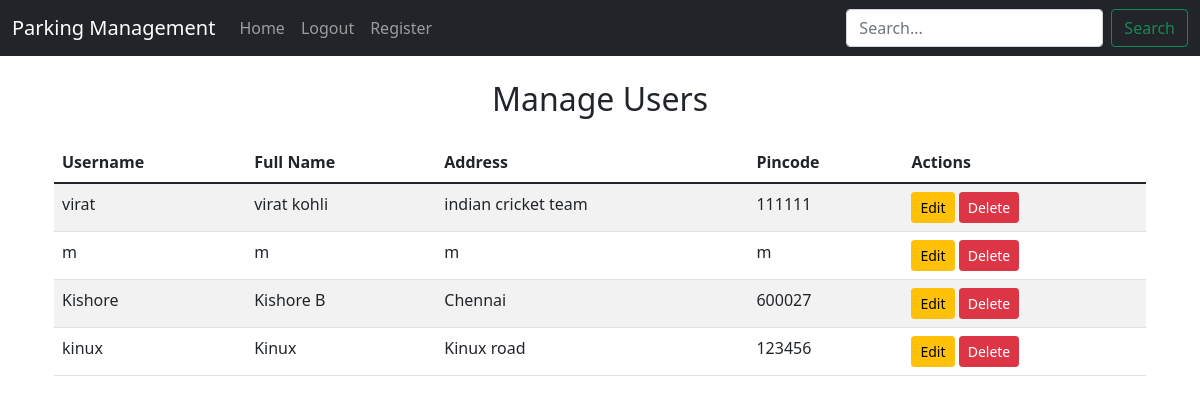
Page /admin_user (signed in) on the earlier database version.
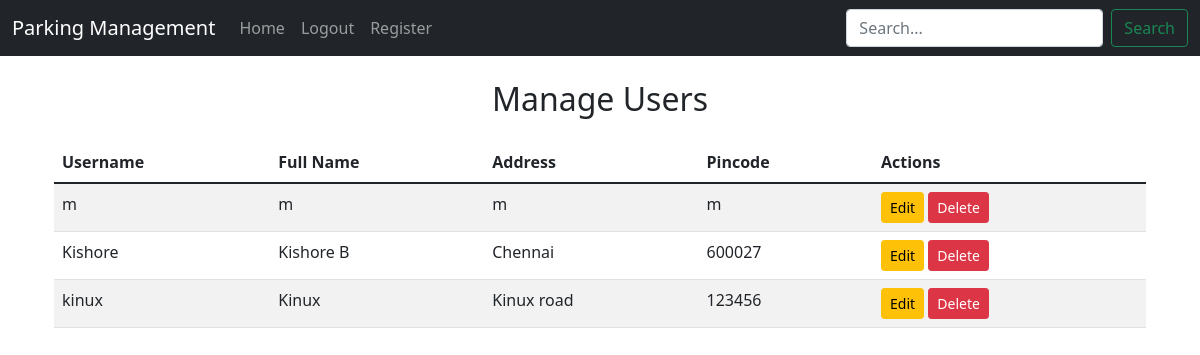
Same page on the later database version.
### app.py (models this page shows)
class User(db.Model):
    __tablename__ = "user"
    id = db.Column(db.Integer, primary_key=True)
    username = db.Column(db.String(20), unique=True, nullable=False)
    password = db.Column(db.String(20), nullable=False)
    fullname = db.Column(db.String(20), nullable=False)
    address = db.Column(db.String(20), nullable=False)
    pincode = db.Column(db.String(20), nullable=False)
    bookings = db.relationship(
        "Booking", back_populates="user", cascade="all, delete-orphan"
    )

### app.py (the view)
@app.route("/admin_user", methods=["GET", "POST"])
def admin_user():
    if "username" not in session or session["username"] != "admin":
        return redirect(url_for("login"))
    users = User.query.filter(User.username != "admin").all()
    return render_template("manage_user.html", users=users)

### templates/manage_user.html (shortened to what this page needs)
{% extends 'base.html' %}
{% block content %}
<div class="container mt-4">
    <h2 class="mb-4 text-center">Manage Users</h2>
    <table class="table table-striped">
        <thead>
            <tr>
                <th scope="col">Username</th>
                <th scope="col">Full Name</th>
                <th scope="col">Address</th>
                <th scope="col">Pincode</th>
                <th scope="col">Actions</th>
            </tr>
        </thead>
        <tbody>
            {% for user in users %}
            <tr>
                <td>{{ user.username }}</td>
                <td>{{ user.fullname }}</td>
                <td>{{ user.address }}</td>
                <td>{{ user.pincode }}</td>
                <td>
                    <a href="/edit_user/{{ user.id }}" class="btn btn-warning btn-sm">Edit</a>
                 <a href="/delete_user/{{ user.id }}" class="btn btn-danger btn-sm"
   onclick="return confirm('Are you sure you want to delete this user?');">
   Delete
</a>
                </td>
            </tr>
            {% endfor %}
        </tbody>
    </table>
</div>
{% endblock %}

### templates/base.html (shortened to what this page needs)
<!DOCTYPE html>
<html lang="en">
<head>
    <link href="https://cdn.jsdelivr.net/npm/bootstrap@5.1.3/dist/css/bootstrap.min.css" rel="stylesheet"
>
</head>
<body>
   <nav class="navbar navbar-expand-lg navbar-dark bg-dark">
        <div class="container-fluid">
            <a class="navbar-brand" href="/admin">Parking Management</a>
            <div class="collapse navbar-collapse" id="navbarSupportedContent">
                <ul class="navbar-nav me-auto mb-2 mb-lg-0">
                    <li class="nav-item">
                        <a class="nav-link {% if request.path == '/' %}active{% endif %}" href="/admin">Home</a>
                    </li>
                     {% if session['username'] %}
                    <li class="nav-item">
                         <a class="nav-link" href="/logout">Logout</a>
                    </li>
                     {% else %}
                    <li class="nav-item">
                        <a class="nav-link" href="/">Login</a>
                    </li>
                    {% endif %}
                    <li class="nav-item">
                        <a class="nav-link" href="/register">Register</a>
                    </li>
                </ul>
<form method="GET" action="{{ url_for('admin_search') }}" class="d-flex ms-2">
    <input type="text" name="query" class="form-control me-2" placeholder="Search..." value="{{ request.args.get('query', '') }}">
    <button class="btn btn-outline-success" type="submit">Search</button>
</form>
            </div>
        </div>
    </nav>
    <div class="container mt-4">
        {% block content %}{% endblock %}
    </div>
</body>
</html>

Differences in the rows shown:
removed User: username "virat", fullname "virat kohli", address "indian cricket team", pincode "111111"
